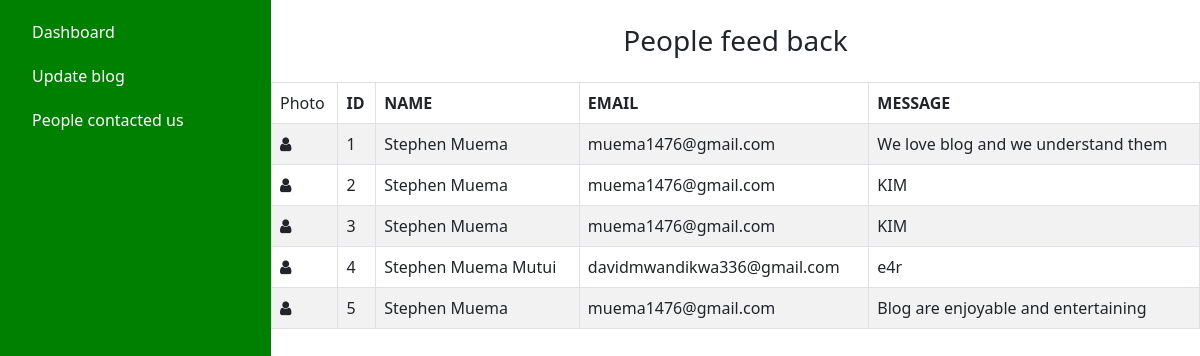
The app's page /viewcontact.php with its own data.
### tables this page shows
CREATE TABLE `contact` (
  `id` int(11) NOT NULL,
  `name` varchar(100) NOT NULL,
  `emal` varchar(100) NOT NULL,
  `message` varchar(250) NOT NULL
);

### viewcontact.php (the view, shortened to what this page needs)
<?php
$host = 'localhost';
$user = 'root';
$password = 'ROOT';
$database = 'Blog-datab';
$conn = new mysqli($host, $user, $password, $database);
$result = $conn->query("SELECT * FROM contact");
?>
<!DOCTYPE html>
<html lang="en">
<head>
    <link rel="stylesheet" href="style.css">
    <link rel="stylesheet" href="https://cdnjs.cloudflare.com/ajax/libs/font-awesome/4.7.0/css/font-awesome.min.css">
    <link href="https://cdn.jsdelivr.net/npm/bootstrap@5.3.0-alpha3/dist/css/bootstrap.min.css" rel="stylesheet">
</head>
<body>
    <div class="flex">
        <div class="sidebar">
            <ul>
                <li><a href="dashboard.php">Dashboard</a></li>
                <li><a href="mansge.php">Update blog</a></li>
                <li><a href="viewcontact.php">People contacted us</a></li>
            </ul>
        </div>
        <div class="main">
            <h3 class="text-center my-4 mx-3">People feed back </h3>
            <table class="table table-bordered table-hover table-responsive table-striped ">
                <thead>
                    <tr>
                        <td>Photo</td>
                        <th>ID</th>
                        <th>NAME</th>
                        <th>EMAIL</th>
                        <th>MESSAGE</th>
                    </tr>
                </thead>
                <tbody>
                <?php if ($result && $result->num_rows > 0): ?>
                    <?php while ($row = $result->fetch_assoc()): ?>
                    <tr>
                        <td><i class="fa fa-user" aria-hidden="true"></i></td>
                        <td><?php echo htmlspecialchars($row['id']); ?></td>
                        <td><?php echo htmlspecialchars($row['name']); ?></td>
                        <td><?php echo htmlspecialchars($row['emal']); ?></td>
                        <td><?php echo htmlspecialchars($row['message']); ?></td>
                    </tr>
                    <?php endwhile; ?>
                <?php else: ?>
                    <tr><td colspan="4">No messages found</td></tr>
                <?php endif; ?>
                </tbody>
            </table>
        </div>
    </div>
</body>
</html>

### style.css (style rules this page uses)
body { overflow-x: hidden; padding: 0; margin: 0; }
.main { width: 100%; }

### records on screen
contact: id "1", name "Stephen Muema", emal "muema1476@gmail.com", message "We love blog and we understand them"
contact: id "2", name "Stephen Muema", emal "muema1476@gmail.com", message "KIM"
contact: id "3", name "Stephen Muema", emal "muema1476@gmail.com", message "KIM"
contact: id "4", name "Stephen Muema Mutui", emal "davidmwandikwa336@gmail.com", message "e4r"
contact: id "5", name "Stephen Muema", emal "muema1476@gmail.com", message "Blog are enjoyable and entertaining"
